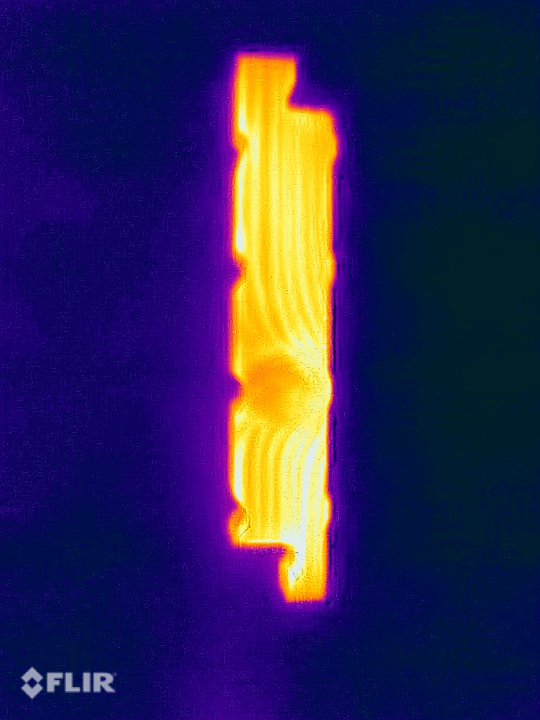
#> input picture images/NQPQ1107.JPG, 1080 x 1440 px (shown at 1/2 size); its folder holds only this picture in this run
$ python knot_detector.py   (older library calls are emulated)
#> lines starting #> are read from the running program, lines starting #| are printed output that depends on the picture; after the words box and inside, x2 and y2 are one past the last pixel; in counts of white or black regions, pixels touching at a corner belong together
import cv2
import numpy as np


# [74 lines left out: function extract_contours, not called in this run]


def grain_direction(img_file, params, verbose=False):
#> called with img_file = 'NQPQ1107.JPG', verbose = True
    rgb = cv2.imread(f"images/{img_file}")
#> rgb is the input picture: shape (1440, 1080, 3); mean B, G, R 85, 37.7, 46.8
    rgb = rgb[
          params["crop"]["min_x"]:params["crop"]["max_x"],
          params["crop"]["min_y"]:params["crop"]["max_y"],
          :]
#> rgb: shape (1100, 300, 3)

    stacked = rgb[:]
    if verbose:
        print(rgb.shape)
#| (1100, 300, 3)
        cv2.imshow("Original", rgb)
        cv2.waitKey(0)

    img = cv2.cvtColor(rgb, cv2.COLOR_BGR2GRAY)

    stacked = np.hstack((stacked, cv2.cvtColor(img, cv2.COLOR_GRAY2BGR)))
    if verbose:
        cv2.imshow("BW", img)
        cv2.waitKey(0)

    img = cv2.GaussianBlur(img,
                           (params["blur"]["kernel_size"], params["blur"]["kernel_size"]),
                           0)
    # img = cv2.medianBlur(blw, 11)
    # img = cv2.blur(blw, (11, 11))

    stacked = np.hstack((stacked, cv2.cvtColor(img, cv2.COLOR_GRAY2BGR)))
#> stacked: shape (1100, 900, 3)
    if verbose:
        cv2.imshow("Blur", img)
        cv2.waitKey(0)

    ret, mask = cv2.threshold(img, params["threshold_background"]["threshold"], 255, cv2.THRESH_BINARY)
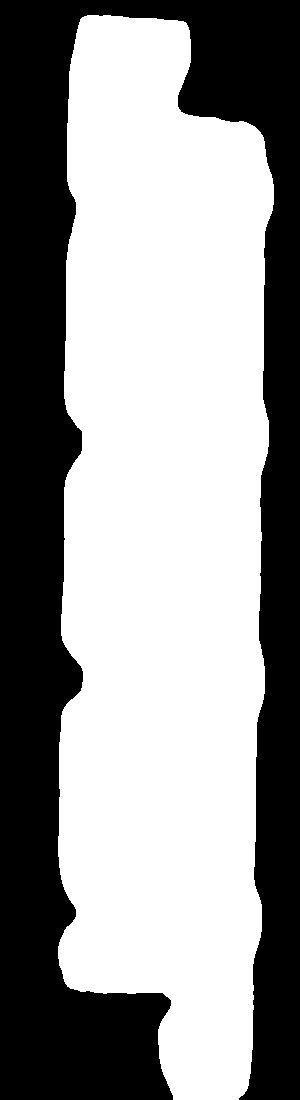
#> mask: shape (1100, 300); 58.2% white; 1 black region, box (x1, y1, x2, y2) and area: (0, 0, 300, 1100) 138096
#> ret = 127

    img = cv2.bitwise_and(img, img, mask=mask)
    stacked = np.hstack((stacked, cv2.cvtColor(img, cv2.COLOR_GRAY2BGR)))
#> stacked: shape (1100, 1200, 3)
    if verbose:
        cv2.imshow("Thresholding BG", img)
        cv2.waitKey(0)

    img = cv2.equalizeHist(img)
    stacked = np.hstack((stacked, cv2.cvtColor(img, cv2.COLOR_GRAY2BGR)))
#> stacked: shape (1100, 1500, 3)
    if verbose:
        cv2.imshow("Histogram Equalization", img)
        cv2.waitKey(0)

    filtered_blurred_x = cv2.Sobel(img, cv2.CV_32F, 1, 0,
                                   ksize=params["gradients"]["kernel_size"],
                                   borderType=cv2.BORDER_DEFAULT)
    filtered_blurred_y = cv2.Sobel(img, cv2.CV_32F, 0, 1,
                                   ksize=params["gradients"]["kernel_size"],
                                   borderType=cv2.BORDER_DEFAULT)
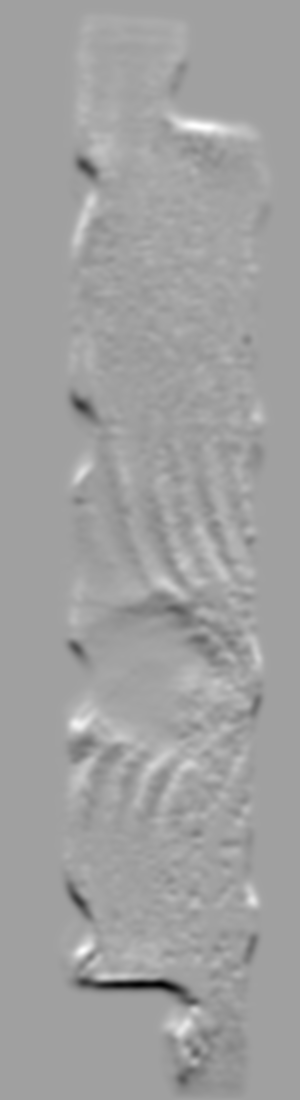
#> filtered_blurred_y: shape (1100, 300) float32; min -1.49e+19, max 8.71e+18, mean 1.06e+15; drawn with min black and max white

    ori = np.arctan2(filtered_blurred_x, filtered_blurred_y) / np.pi
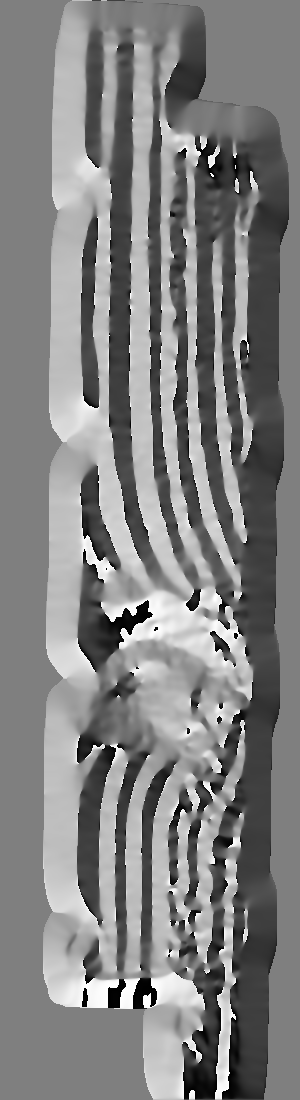
#> ori: shape (1100, 300) float32; min -1, max 1, mean 0.0155; drawn with min black and max white
    ori[ori < 0] += 1
    mag = cv2.magnitude(filtered_blurred_x, filtered_blurred_y)

    mag_downsampled = cv2.resize(mag, None,
                                 fx=1 / params["downsample"]["factor"],
                                 fy=1 / params["downsample"]["factor"])
    mag_normalized = cv2.normalize(mag_downsampled, None, alpha=1, beta=0, norm_type=cv2.NORM_INF)
    ori_downsampled = cv2.resize(ori, None,
                                 fx=1 / params["downsample"]["factor"],
                                 fy=1 / params["downsample"]["factor"])
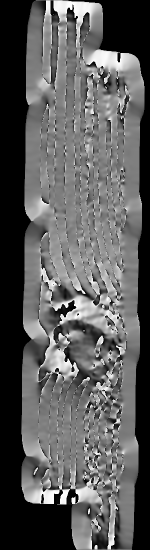
#> ori_downsampled: shape (550, 150) float32; min 0, max 1, mean 0.358

    hsv = np.zeros_like(rgb)
    hsv[..., 0] = ori * 180
    hsv[..., 1] = 255
    hsv[..., 2] = cv2.normalize(mag, None, 0, 255, cv2.NORM_MINMAX)
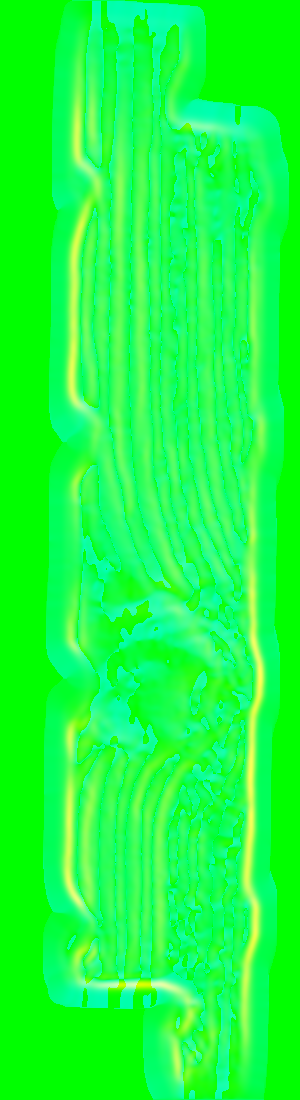
#> hsv: shape (1100, 300, 3); mean of channels 0, 1, 2 64, 255, 26; drawn as B, G, R

    bgr = cv2.cvtColor(hsv, cv2.COLOR_HSV2BGR)

    stacked = np.hstack((stacked, bgr))
#> stacked: shape (1100, 1800, 3)
    if verbose:
        cv2.imshow("Gradiant Directions", bgr)
        cv2.waitKey(0)

    bgr = cv2.medianBlur(bgr, params["gradients_blur"]["kernel_size"])
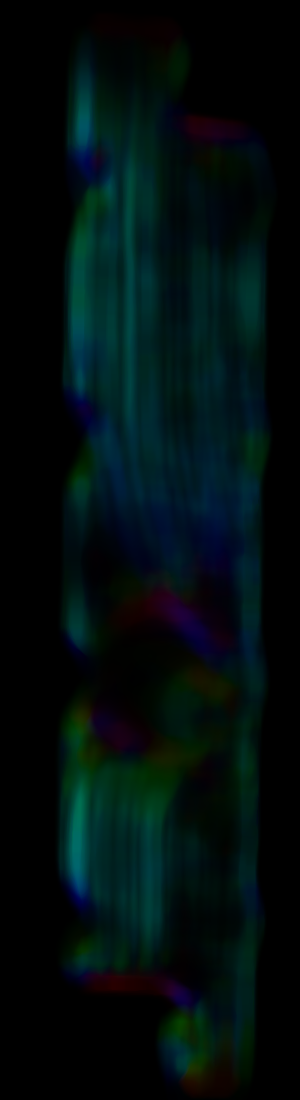
#> bgr: shape (1100, 300, 3); mean B, G, R 14.4, 14.2, 1.2

    stacked = np.hstack((stacked, bgr))
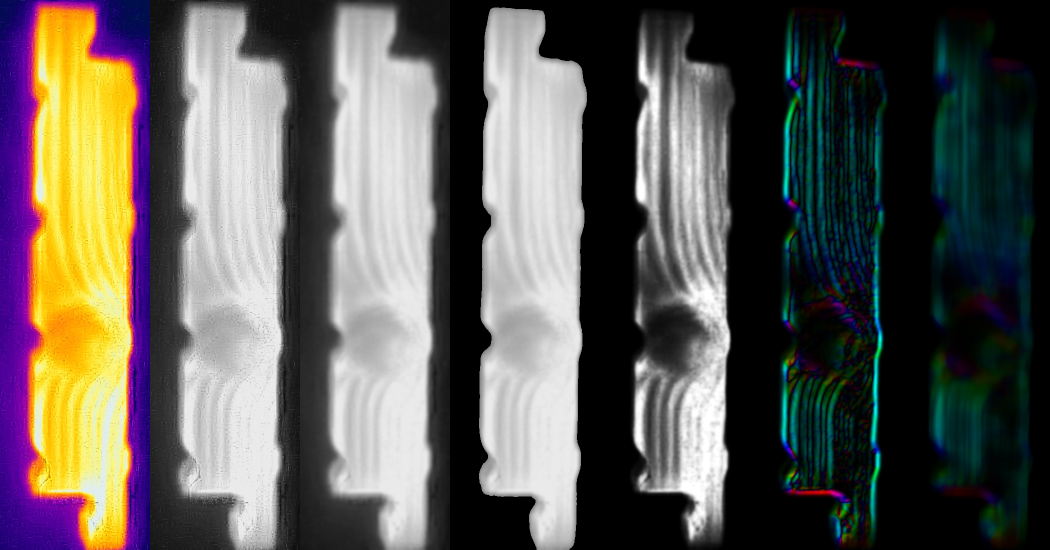
#> stacked: shape (1100, 2100, 3) (shown at 1/2 size); mean B, G, R 86.2, 90.7, 94.4
    if verbose:
        cv2.imshow("Smoothed Gradiant Directions", bgr)
        cv2.waitKey(0)

    return stacked, [ori_downsampled.shape, ori_downsampled.tolist(), mag_normalized.tolist()]


if __name__ == "__main__":
    params = {
        "crop": {
            "min_x": 100,
            "max_x": 1200,
            "min_y": 400,
            "max_y": 700,
        },
        "blur": {
            "kernel_size": 15
        },
        "threshold_background": {
            "threshold": 127
        },
        "gradients": {
            "kernel_size": 31
        },
        "gradients_blur": {
            "kernel_size": 31
        },
        "downsample": {
            "factor": 2
        }
    }
    grain_direction("NQPQ1107.JPG", params, True)
